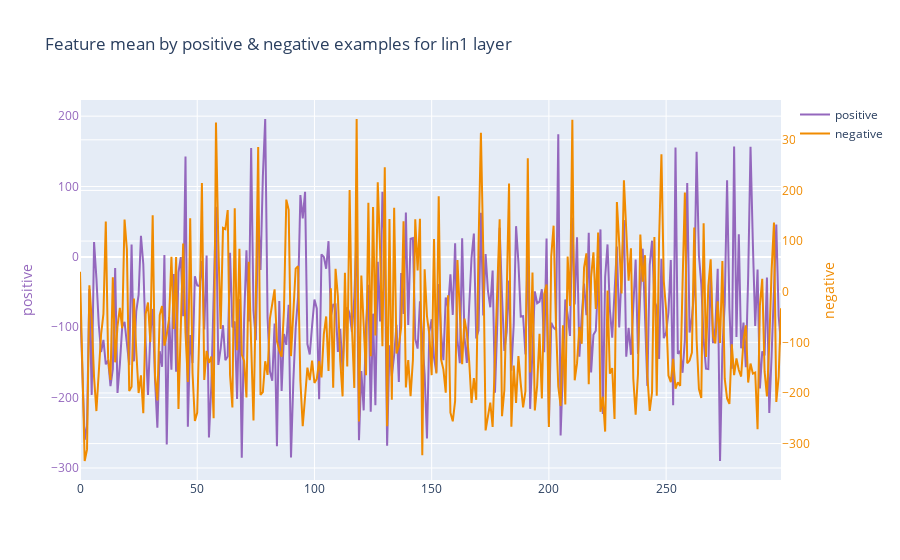

Notebook code for this chart:
### Code cell
plot_scatter_intermediate_outputs_multitrace(
    pos_out_mean, neg_out_mean, 'positive', 'negative',
    'Feature mean by positive & negative examples for {} layer'.format(
        layer_name))

### Figure 1 — Plotly figure (JSON) as saved in the notebook; plotly's stock layout.template omitted (floating-point values rounded to 4 significant figures; data arrays with more than 128 entries replaced by an {"elided": "..."} marker saying what was removed)
{"data": [{"line": {"color": "#9467bd"}, "name": "positive", "type": "scatter", "x": {"elided": "300 int values"}, "y": {"elided": "300 float values"}}, {"line": {"color": "#F08B00"}, "name": "negative", "type": "scatter", "x": {"elided": "300 int values"}, "y": {"elided": "300 float values"}, "yaxis": "y2"}], "layout": {"title": {"text": "Feature mean by positive & negative examples for lin1 layer"}, "yaxis": {"tickfont": {"color": "#9467bd"}, "title": {"font": {"color": "#9467bd"}, "text": "positive"}}, "yaxis2": {"overlaying": "y", "side": "right", "tickfont": {"color": "#F08B00"}, "title": {"font": {"color": "#F08B00"}, "text": "negative"}}}}
